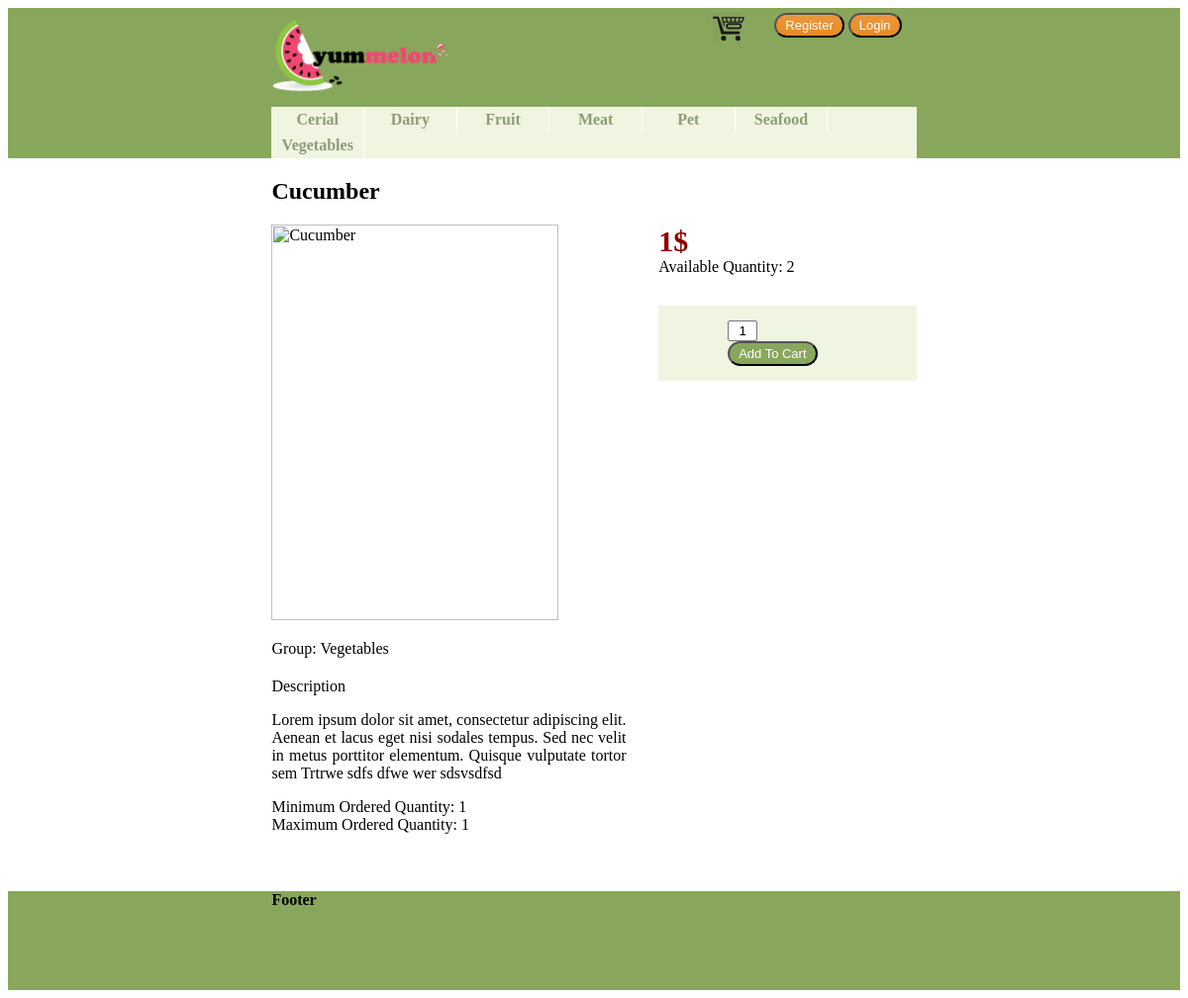
/product.php?code=V_002_CUC, run on the app's committed database.
### tables this page shows
CREATE TABLE IF NOT EXISTS `product_groups` (
  `group_code` char(1) NOT NULL,
  `group_name` varchar(50) NOT NULL,
  PRIMARY KEY (`group_code`)
);

CREATE TABLE IF NOT EXISTS `products` (
  `prod_code` varchar(20) NOT NULL,
  `name` varchar(50) NOT NULL,
  `description` varchar(500) NOT NULL,
  `prod_group` char(1) NOT NULL,
  `list_price` decimal(10,2) NOT NULL,
  `qty_on_hand` int(11) NOT NULL,
  `procur_level` int(11) NOT NULL,
  `procur_qty` int(11) NOT NULL,
  `imageUrl` varchar(100) DEFAULT NULL,
  PRIMARY KEY (`prod_code`),
  KEY `prod_group` (`prod_group`)
);

### Code/init.php (called while the page is built, shortened)
<?php
require_once dirname(__FILE__)."/Template.php";
renderMaster(dirname(__FILE__)."/../Templates/header.php", dirname(__FILE__)."/../Templates/footer.php");

### Code/Database.php (called while the page is built, shortened)
<?php
class MysqlDatabaseConnector
{
	private $_host;
	private $_database;
	private $_user;
	private $_password;
	function __construct($host, $database, $user, $password)
	{
		$this->_host = $host;
		$this->_database = $database;
		$this->_user = $user;
		$this->_password = $password;
	}
	public function createConnection()
	{
		try {
			$con=mysqli_connect($this->_host,$this->_user,$this->_password,$this->_database);
			return $con;
		}
		catch(Exception $e) {
			echo "Failed to connect to MySQL: " . mysqli_connect_error();
			return 0;
		}
	}
}
class MysqlDatabaseEngine implements IDatabaseEngine
{
    private $_connectionString = '';
    private $_connector = null;
    private $_isInitialized = false;
    public function setConnectionString($connectionString='')
    {
        $this->_connectionString = $connectionString;
    }
    public function initialize()
    {
        if(!$this->_isInitialized)
        {
            $data = array();
            $pairs = explode(",", $this->_connectionString);
            foreach($pairs as $pair)
            {
                list($name, $value) = explode("=", $pair, 2);
                $data[$name] = $value;
            }
            $this->_connector = new MysqlDatabaseConnector($data["host"], $data["database"], $data["user"], $data["password"]);
            $this->_isInitialized = true;
        }
    }
    public function ExecuteDataTable($query)
    {
        $con = $this->_connector->createConnection();
        $this->insertParameters($query, $con, func_get_args(), 1);
        $result = mysqli_query($con,$query)or die("Error: ".mysqli_error($con));
        $dt = $this->getDataTableFromResult($result);
        return $dt;
    }
    public function WhileReader($query, $consumer)
    {
        $con = $this->_connector->createConnection();
        $this->insertParameters($query, $con, func_get_args(), 2);
        $i=0;
        try{
            $result = mysqli_query($con,$query)or die("Error: ".mysqli_error($con));
            while($row = mysqli_fetch_array($result)) {
                $i++;
            }
        }catch(Exception $ex)        {
            mysqli_free_result($result);
            mysqli_close($con);
            throw $ex;
        }
        return $i>0;
    }
    private function getDataTableFromResult($result)
    {
        $dt = new DataTable();
        $i=0;
        $dt->columns = array();
        while($col = mysqli_fetch_field($result))
        {
            $dt->columns[$i] = $col;
            $i++;
        }
        $i=0;
        $dt->rows = array();
        while($row = mysqli_fetch_array($result)) {
            $dt->rows[$i] = $row;
            $i++;
        }
        return $dt;
    }
    private function insertParameters(&$query, $connection, $params, $paramOffset)
    {
        if(count($params) <= $paramOffset)
            return;
        $params = array_slice($params,$paramOffset);
        $queryParts = explode("?", " ".$query." ");
        $result = $queryParts[0];
        $j=0;
        $l = count($params);
        for($i=1; $i<count($queryParts); $i++)
        {
            $p = $j>$l-1 ? $params[$l-1] : $params[$j];
            $j++;
            $result = $result.mysqli_real_escape_string($connection, $p).$queryParts[$i];
        }
        $query = $result;
    }
}

### Code/Product.php (called while the page is built, shortened)
<?php
class Product
{
	public function loadFromDb($code){
		$dt = Application::getDB()->ExecuteDataTable("select * from products p inner join product_groups pg on pg.group_code = p.prod_group where p.prod_code='?'", $code);
	}
}

### Templates/GroupListItem.php (the view)
<div class="item">
	<a href="<?= $model['url'] ?>">
		<div class="name"><strong><?= $model['name'] ?></strong></div>
	</a>
</div>

### Templates/List.php
<ul>
	<?php foreach($model["items"] as &$item){ ?>
		<li>
			<?php echo renderTemplate($model["itemTemplate"], $item); ?>
		</li>
	<?php } ?>
</ul>

### Templates/ProductDetails.php (shortened to what this page needs)
<?php
	$queryString = "SELECT min(order_qty) AS min_order, max(order_qty) AS max_order FROM `order_details` WHERE prod_code = '".$model['code']."' GROUP BY prod_code ";
		$product_orders = array();
	Application::getDB()->WhileReader($queryString, function(&$row) use(&$product_orders){
		$product_orders['min'] = $row['min_order']>0 ? $row['min_order'] : 0;
		$product_orders['max'] = $row['max_order']>0 ? $row['max_order'] : 0;
	});
?>
<div class="details" code="<?= $model['code'] ?>">
	<h2><?= $model['name'] ?></h2>
	<div class="productInfo">
		<div>
			<img src="<?= $model['imageUrl'] ?>" width="400" height="400" alt="<?= $model['name'] ?>" />
		</div>
		<div class="group">Group: <?= $model['groupName'] ?></div>
		<div class="description">
			<span>Description</span>
			<p><?= $model['description'] ?></p>
		</div>
		<div class="orderStatistics">
			<div>
				<span> Minimum Ordered Quantity: </span>
				<span> <?= $product_orders['min'] ?> </span>
			</div>
			<div>
				<span> Maximum Ordered Quantity: </span>
				<span> <?= $product_orders['max'] ?> </span>
			</div>
		</div>
	</div>
	<div class="productOrderArea">
		<div class="price"><?= $model['price'] ?>$</div>
		<div class="quantity">Available Quantity: <?= $model['availableQuantity'] ?></div>
		<div class="addToCartArea">
			<input class="orderedQuantity" type="text" name="orderedQty" placeholder="Qty" value="1"/>
			<input class="groceriesBtn add-to-cart-button" type="button" value="Add To Cart" />
		</div>
	</div>
</div>

### styles/style.css (style rules this page uses)
.groceriesBtn { background: #ed973b; background-image: -webkit-linear-gradient(top, #88a75c, #88a75c); background-image: -moz-linear-gradient(top, #88a75c, #88a75c); background-image: -ms-linear-gradient(top, #88a75c, #88a75c); background-image: -o-linear-gradient(top, #88a75c, #88a75c); background-image: linear-gradient(to bottom, #88a75c, #88a75c); -webkit-border-radius: 20; -moz-border-radius: 20; border-radius: 20px; font-family: Arial; color: white; font-size: 13px; padding: 3px 9px 3px 9px; text-decoration: none; }
.header .categoriesMenu ul { float: left; width: 100%; padding: 0; margin: 0; list-style-type: none; background-color: #f0f5e1; }
.header .categoriesMenu li { display: inline; }
.header .categoriesMenu a { float: left; background-color: #f0f5e1; color: #8e9c79; text-align: center; text-decoration: none; width: 13%; padding: 4px; border-right: 1px solid white; }
.details .productInfo { float: left; display: inline-block; width: 55%; }
.details .productInfo .description { margin-top: 20px; }
.details .productInfo .description p { text-align: justify; }
.details .productInfo img { width: 90%; display: block; margin-bottom: 20px; }
.details .productOrderArea { float: right; display: inline-block; width: 40%; }
.details .productOrderArea .price { font-size: 30px; font-weight: bold; color: darkred; }
.details .productOrderArea .addToCartArea { background-color: #f0f5e1; display: block; margin-top: 30px; padding: 15px 70px; }
.details .productOrderArea .addToCartArea .orderedQuantity { width: 30px; text-align: center; }

### data on the page
product_groups: group_name "Cerial"
product_groups: group_name "Dairy"
product_groups: group_name "Fruit"
product_groups: group_name "Meat"
product_groups: group_name "Pet"
product_groups: group_name "Seafood"
product_groups: group_name "Vegetables"
products: name "Cucumber", prod_group.group_name "Vegetables", description "Lorem ipsum dolor sit amet, consectetur adipiscing elit. Aenean et lacus eget nisi sodales tempus. Sed nec velit in metus porttitor elementum. Quisque vulputate tortor sem Trtrwe sdfs dfwe wer sdsvsdfsd", qty_on_hand "2"

### other printed values
$product_orders['min'] "1"
$product_orders['max'] "1"
$model['price'] "1"
